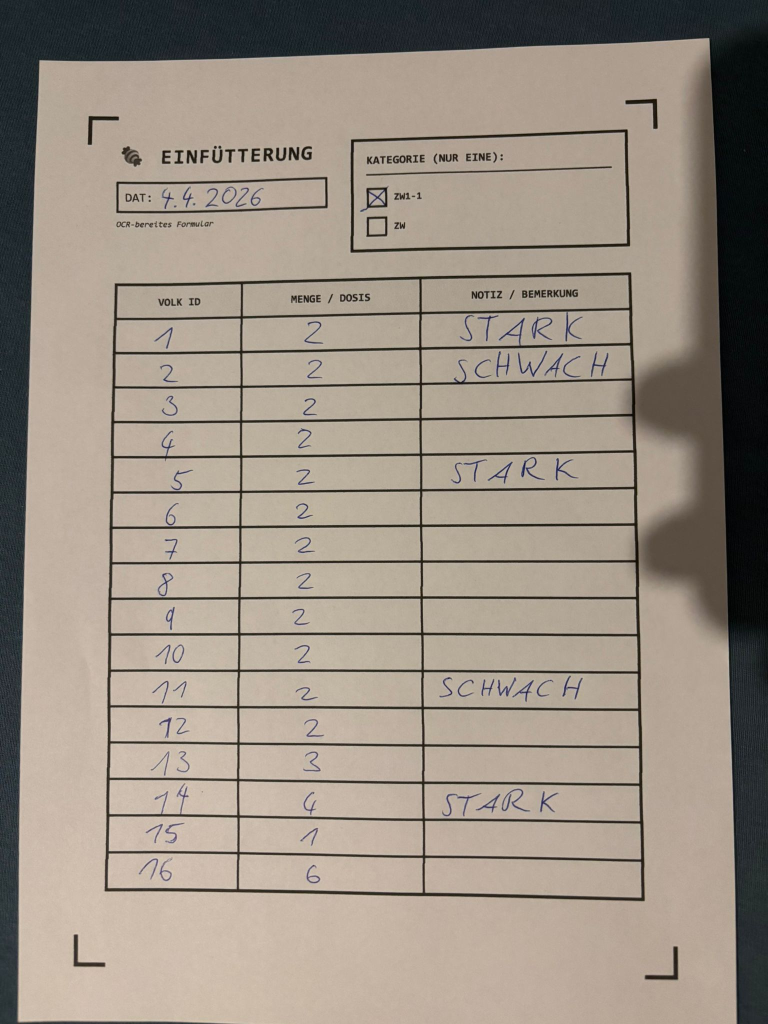
#> input picture PythonWorkerOCR/Sample images/Feeding.jpeg, 1536 x 2048 px (shown at 1/2 size)
$ python -i classifier.py   (imports and definitions only)
#> lines starting #> are read from the running program, lines starting #| are printed output that depends on the picture; after the words box and inside, x2 and y2 are one past the last pixel; in counts of white or black regions, pixels touching at a corner belong together
# Beenchmarkracy – Copyright (C) 2026 Imkerei Ploder
#
# This program is free software: you can redistribute it and/or modify it under
# the terms of the GNU Affero General Public License as published by the Free
# Software Foundation, either version 3 of the License, or (at your option) any
# later version. See the LICENSE file in the project root for details.

import cv2
import numpy as np
import logging

logger = logging.getLogger('classifier')

_TARGET_WIDTH          = 1500
_CORNER_MARKER_MIN_AREA = 500
_CORNER_MARKER_MAX_AREA = 15000
_MIN_CORNER_MARKERS     = 3
# Tabellenformular braucht viele Linien in BEIDE Richtungen, ausgeglichen
_MIN_H_LINES = 8
_MIN_V_LINES = 3
_MAX_V_TO_H_RATIO = 6.0  # Bodenschieber hat viel mehr V als H (Kunststoffkanten)


def classify_image(image_path: str) -> str:
    """
    Klassifiziert ein Bild als 'form' (Aufzeichnungsformular) oder
    'bottom_board' (Varroa-Bodenschieber).

    Strategie:
    1. Suche nach L-förmigen Passermarken in den Ecken (sicherstes Merkmal).
    2. Fallback: Echtes Linien-Gitter (viele H + V Linien) → Form.
    3. Standard: bottom_board.
    """
#> called with image_path = '../Sample images/Feeding.jpeg'
    img = cv2.imread(image_path, cv2.IMREAD_GRAYSCALE)
#> img: shape (2048, 1536); min 0, max 213, mean 145.4
    if img is None:
        raise ValueError(f"Bild konnte nicht geladen werden: {image_path}")

    h, w = img.shape[:2]
#> h = 2048; w = 1536
    ratio = _TARGET_WIDTH / w if w > _TARGET_WIDTH else 1.0
#> ratio = 0.977
    img_resized = cv2.resize(img, (int(w * ratio), int(h * ratio)))
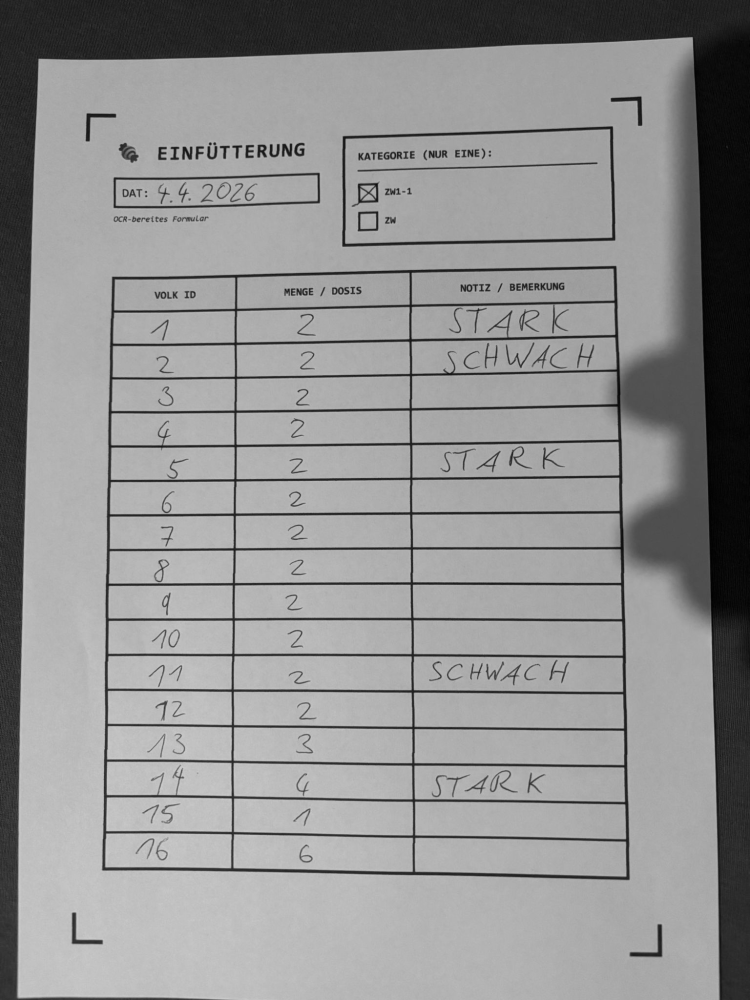
#> img_resized: shape (2000, 1500) (shown at 1/2 size); min 0, max 210, mean 145.3

    if _has_corner_markers(img_resized):
        logger.debug("Passermarken gefunden -> form")
        return 'form'

    if _has_grid_lines(img_resized):
        logger.debug("Tabellenlinien-Gitter gefunden -> form")
        return 'form'

    logger.debug("Kein Formular erkannt -> bottom_board")
    return 'bottom_board'


_CORNER_ZONE = 0.20  # Marker müssen in den äußeren 20% des Bildes liegen


def _has_corner_markers(img: np.ndarray) -> bool:
    """
    Erkennt L-förmige Fiducial-Passermarken in den vier Ecken.
    Kandidaten die nicht nahe einer Ecke sind werden ignoriert.
    """
    h, w = img.shape[:2]
#> h = 2000; w = 1500
    _, thresh = cv2.threshold(img, 100, 255, cv2.THRESH_BINARY_INV)
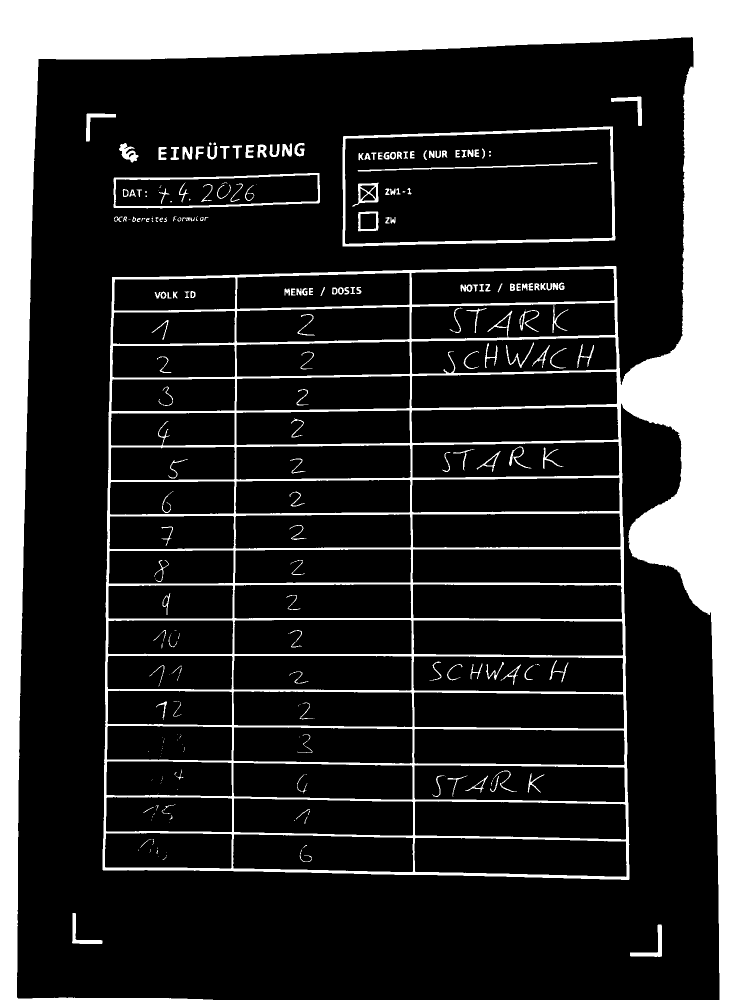
#> thresh: shape (2000, 1500) (shown at 1/2 size); 20.9% white; 256 white regions (87 under 20 px)
    contours, _ = cv2.findContours(thresh, cv2.RETR_TREE, cv2.CHAIN_APPROX_SIMPLE)
#> contours = 347 contours, 117 with area under 20; largest, box (x1, y1, x2, y2) and area: (0, 0, 1500, 2000) 1717486, (685, 253, 1231, 493) 120874, (689, 257, 1226, 489) 113910, (828, 1675, 1254, 1755) 29860, (829, 1602, 1253, 1680) 29556

    # Jede Ecke bekommt ihr eigenes Flag
    corners_hit = [False, False, False, False]  # TL, TR, BL, BR

    for cnt in contours:
        area = cv2.contourArea(cnt)
        if not (_CORNER_MARKER_MIN_AREA < area < _CORNER_MARKER_MAX_AREA):
            continue

        x, y, cw, ch = cv2.boundingRect(cnt)
        aspect = cw / ch if ch > 0 else 0
        if not (0.5 <= aspect <= 2.0):
            continue

        extent = area / (cw * ch)
        if extent >= 0.6:
            continue

        hull = cv2.convexHull(cnt)
        hull_area = cv2.contourArea(hull)
        solidity = area / hull_area if hull_area > 0 else 0
        if solidity >= 0.7:
            continue

        # Prüfe ob der Kandidat in einer Ecken-Zone liegt
        cx, cy = x + cw / 2, y + ch / 2
        in_left  = cx < w * _CORNER_ZONE
        in_right = cx > w * (1 - _CORNER_ZONE)
        in_top   = cy < h * _CORNER_ZONE
        in_bot   = cy > h * (1 - _CORNER_ZONE)

        if in_top and in_left:
            corners_hit[0] = True
        elif in_top and in_right:
            corners_hit[1] = True
        elif in_bot and in_left:
            corners_hit[2] = True
        elif in_bot and in_right:
            corners_hit[3] = True
#> this loop made 347 passes
#> area on passes 5, 8, 11: 23.5, 24, 21.5
#> after the loop, corners_hit = [True, True, True, True]

    found = sum(corners_hit)
#> found = 4
    return found >= _MIN_CORNER_MARKERS


def _has_grid_lines(img: np.ndarray) -> bool:
    """
    Prüft ob das Bild ein echtes Tabellen-Gitter enthält.
    Ein Bodenschieber-Foto hat allenfalls einen Außenrahmen,
    aber kein internes Gitter aus vielen H- UND V-Linien.
    """
    edges = cv2.Canny(img, 50, 150, apertureSize=3)
    lines = cv2.HoughLinesP(edges, 1, np.pi / 180, 80, minLineLength=100, maxLineGap=15)

    if lines is None:
        return False

    h_lines = 0
    v_lines = 0
    for line in lines:
        x1, y1, x2, y2 = line[0]
        angle = abs(np.degrees(np.arctan2(y2 - y1, x2 - x1)))
        if angle < 15 or angle > 165:
            h_lines += 1
        elif 75 < angle < 105:
            v_lines += 1

    # Ein echtes Formular hat viele H- UND V-Linien in ausgeglichenem Verhältnis.
    # Ein Bodenschieber hat extrem viele V-Linien (Materialstreifen) aber wenige H.
    ratio_ok = v_lines == 0 or (v_lines / max(h_lines, 1)) <= _MAX_V_TO_H_RATIO
    is_grid = h_lines >= _MIN_H_LINES and v_lines >= _MIN_V_LINES and ratio_ok
    logger.debug(f"Linien-Check: H={h_lines}, V={v_lines}, ratio={v_lines/max(h_lines,1):.1f}, Gitter={is_grid}")
    return is_grid

>>> result = classify_image('../Sample images/Feeding.jpeg')

$ run again, on PythonWorkerOCR/Sample images/breeding.jpeg
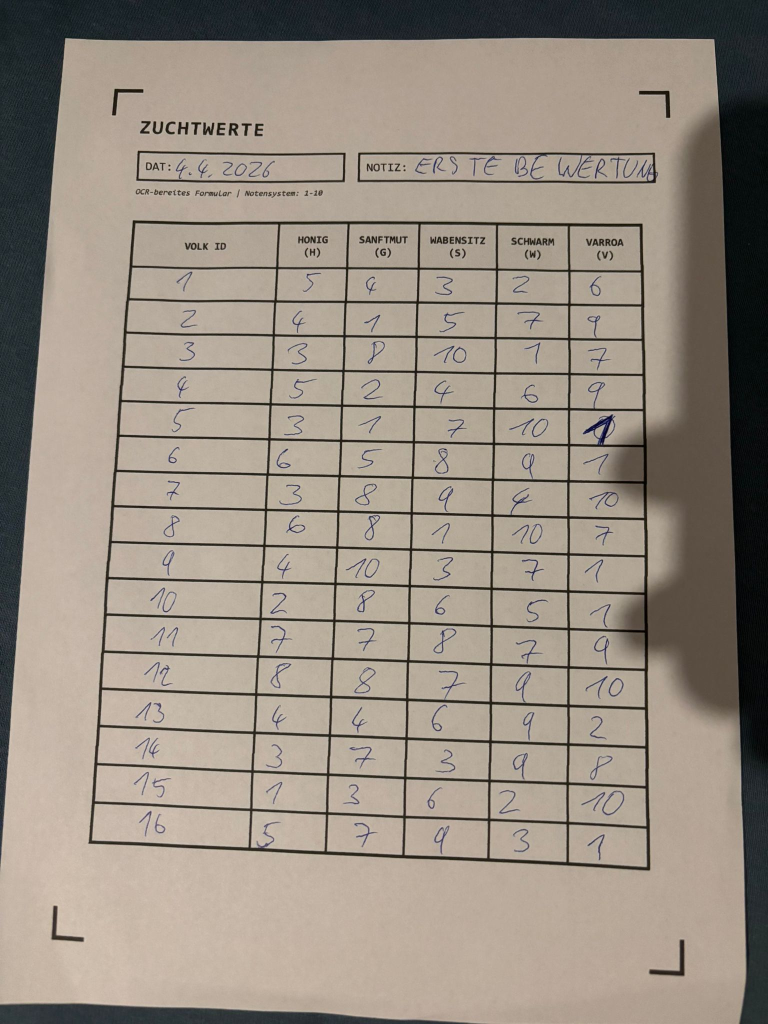
#> input picture PythonWorkerOCR/Sample images/breeding.jpeg, 1536 x 2048 px (shown at 1/2 size)
#> in classify_image, `img_resized = cv2.resize(img, (int(w * ratio), int(h * ratio)))`:
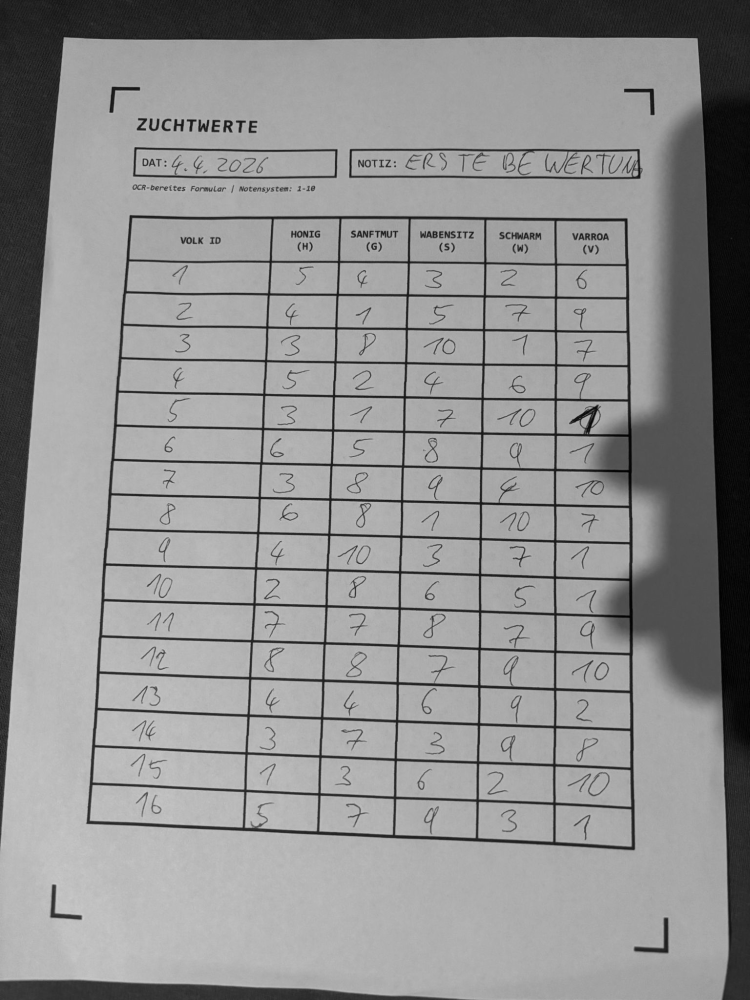
#> img_resized: shape (2000, 1500) (shown at 1/2 size); min 0, max 207, mean 143.3
#> in _has_corner_markers, `_, thresh = cv2.threshold(img, 100, 255, cv2.THRESH_BINARY_INV)`:
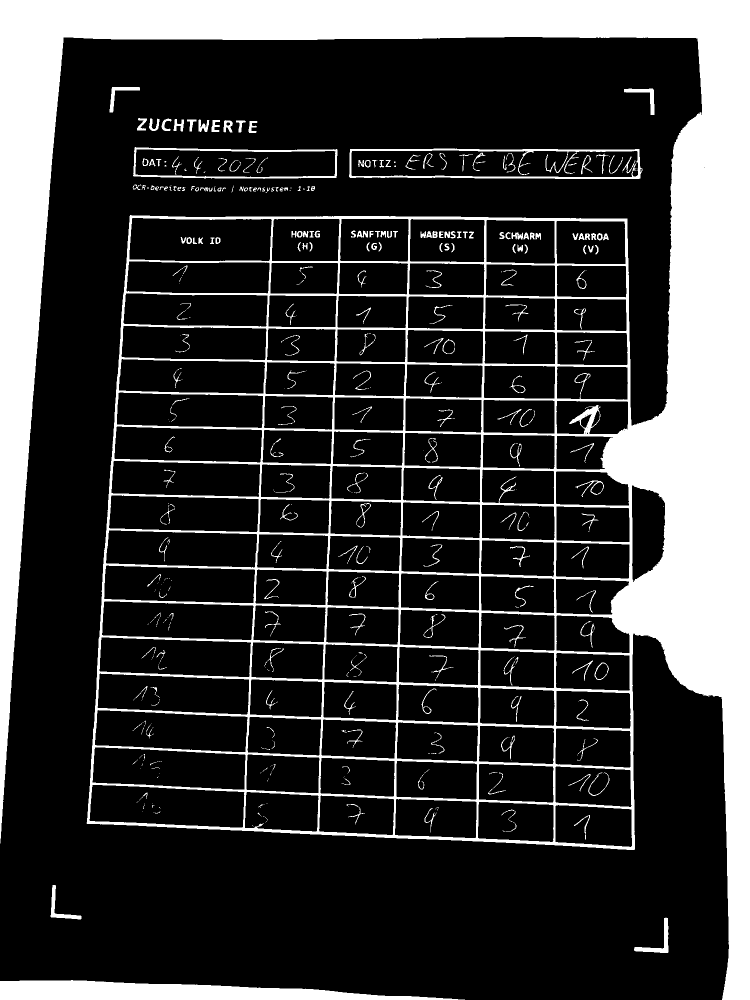
#> thresh: shape (2000, 1500) (shown at 1/2 size); 22.1% white; 442 white regions (192 under 20 px)
#> contours = 620 contours, 281 with area under 20; largest, box (x1, y1, x2, y2) and area: (0, 0, 1500, 2000) 1768906, (698, 297, 1285, 358) 33296, (702, 300, 1277, 355) 29150, (258, 435, 545, 523) 23548, (266, 294, 675, 358) 23062
#> the loop in _has_corner_markers, `for cnt in contours:` made 620 passes
#> area on passes 1, 7, 8: 22124.5, 21, 25.5
#> after the loop in _has_corner_markers, `for cnt in contours:`: corners_hit = [True, True, True, True]
#> found = 4

$ run again, on PythonWorkerOCR/Sample images/breeding2.jpeg
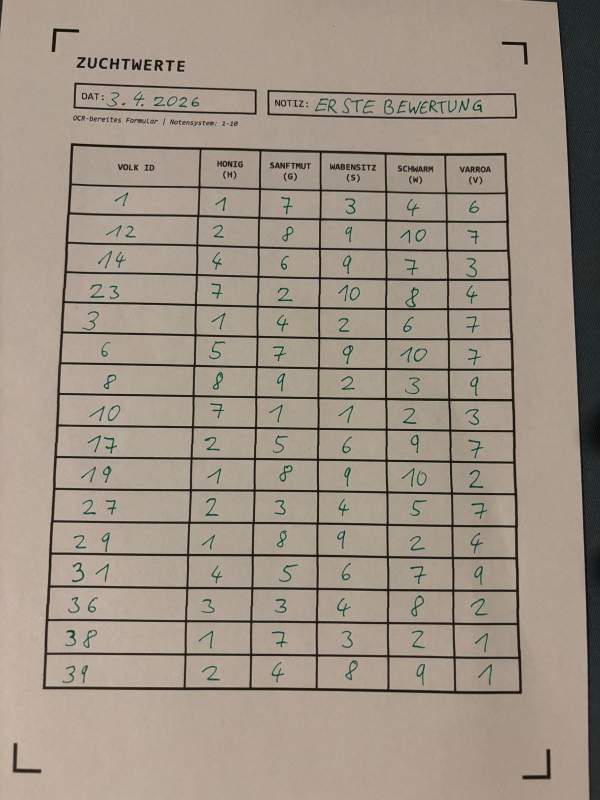
#> input picture PythonWorkerOCR/Sample images/breeding2.jpeg, 1200 x 1600 px (shown at 1/2 size)
#> in _has_corner_markers, `_, thresh = cv2.threshold(img, 100, 255, cv2.THRESH_BINARY_INV)`:
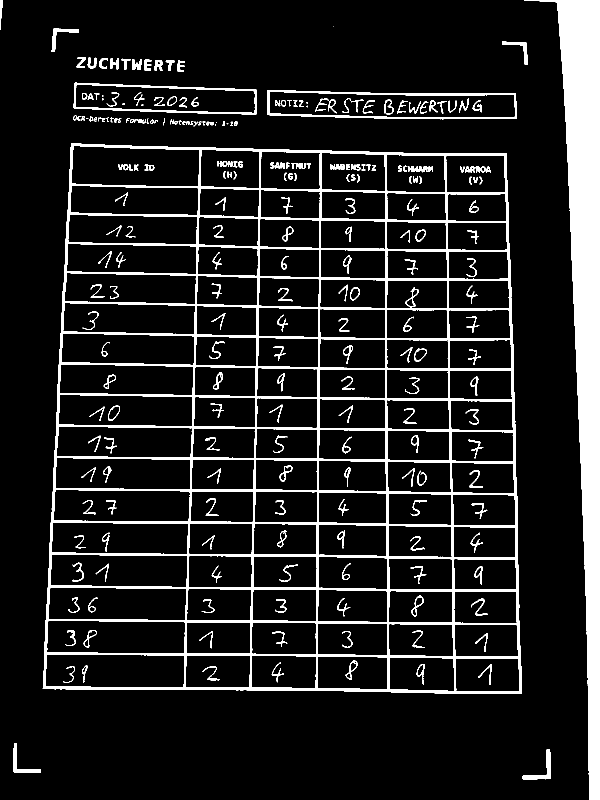
#> thresh: shape (1600, 1200) (shown at 1/2 size); 11.2% white; 255 white regions (12 under 20 px)
#> contours = 445 contours, 60 with area under 20; largest, box (x1, y1, x2, y2) and area: (85, 286, 1044, 1388) 990874, (1048, 0, 1200, 1600) 72581, (535, 180, 1034, 239) 24766, (538, 183, 1031, 236) 21891, (143, 291, 400, 374) 19110
#> the loop in _has_corner_markers, `for cnt in contours:` made 445 passes
#> area on passes 3, 5, 7: 990873.5, 129.5, 281
#> after the loop in _has_corner_markers, `for cnt in contours:`: corners_hit = [True, False, True, True]
#> found = 3

$ run again, on PythonWorkerOCR/Sample images/honey.jpeg
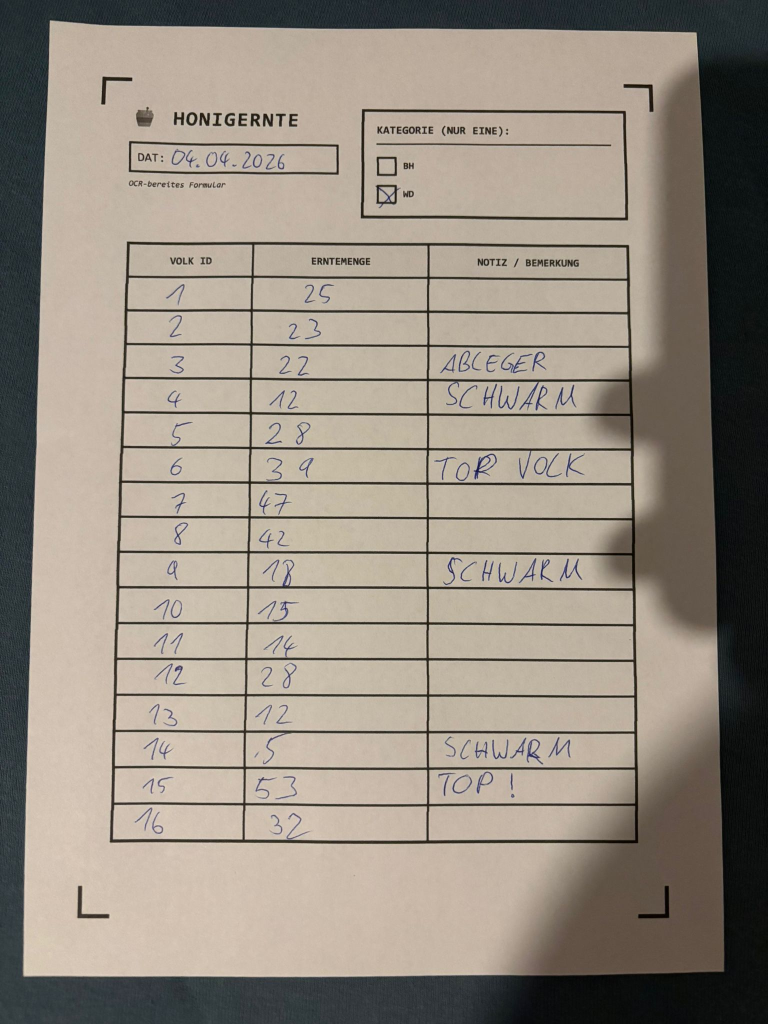
#> input picture PythonWorkerOCR/Sample images/honey.jpeg, 1536 x 2048 px (shown at 1/2 size)
#> in classify_image, `img_resized = cv2.resize(img, (int(w * ratio), int(h * ratio)))`:
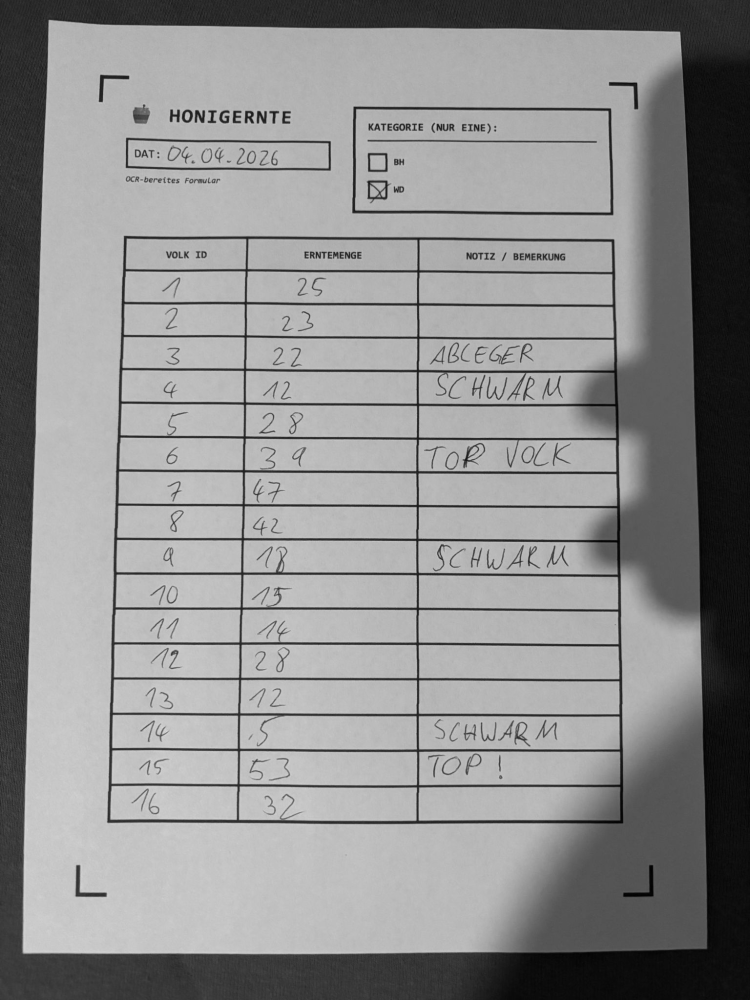
#> img_resized: shape (2000, 1500) (shown at 1/2 size); min 0, max 219, mean 141.7
#> in _has_corner_markers, `_, thresh = cv2.threshold(img, 100, 255, cv2.THRESH_BINARY_INV)`:
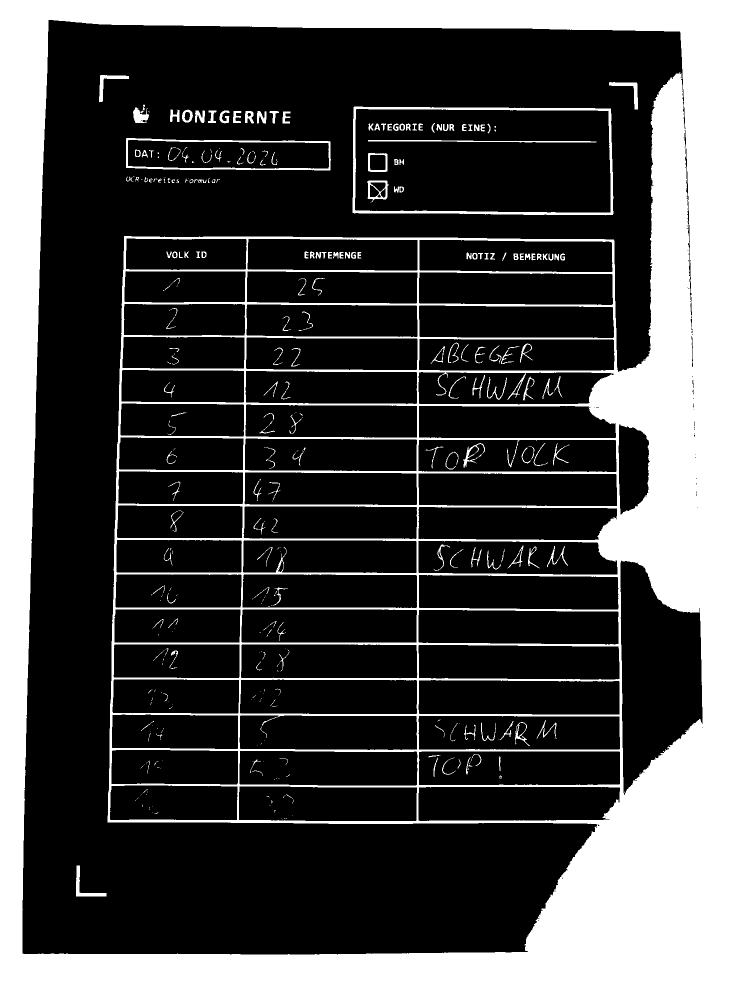
#> thresh: shape (2000, 1500) (shown at 1/2 size); 29.7% white; 395 white regions (193 under 20 px)
#> contours = 558 contours, 316 with area under 20; largest, box (x1, y1, x2, y2) and area: (0, 0, 1500, 2000) 2996501, (44, 39, 1369, 1910) 1012320, (705, 213, 1227, 431) 109870, (709, 217, 1222, 426) 103952, (1240, 1120, 1406, 1591) 52390
#> the loop in _has_corner_markers, `for cnt in contours:` made 558 passes
#> area on passes 9, 10, 24: 26454, 24259.5, 17510
#> after the loop in _has_corner_markers, `for cnt in contours:`: corners_hit = [True, True, True, False]
#> found = 3
